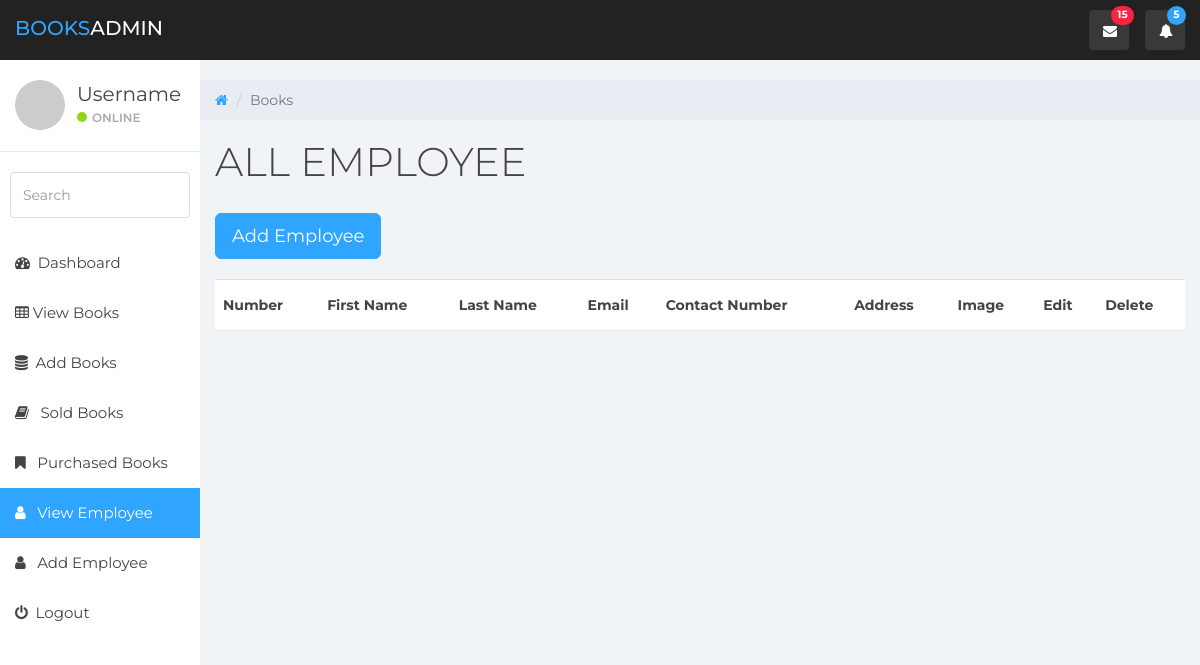
The page /employee.php on the database as committed earlier.
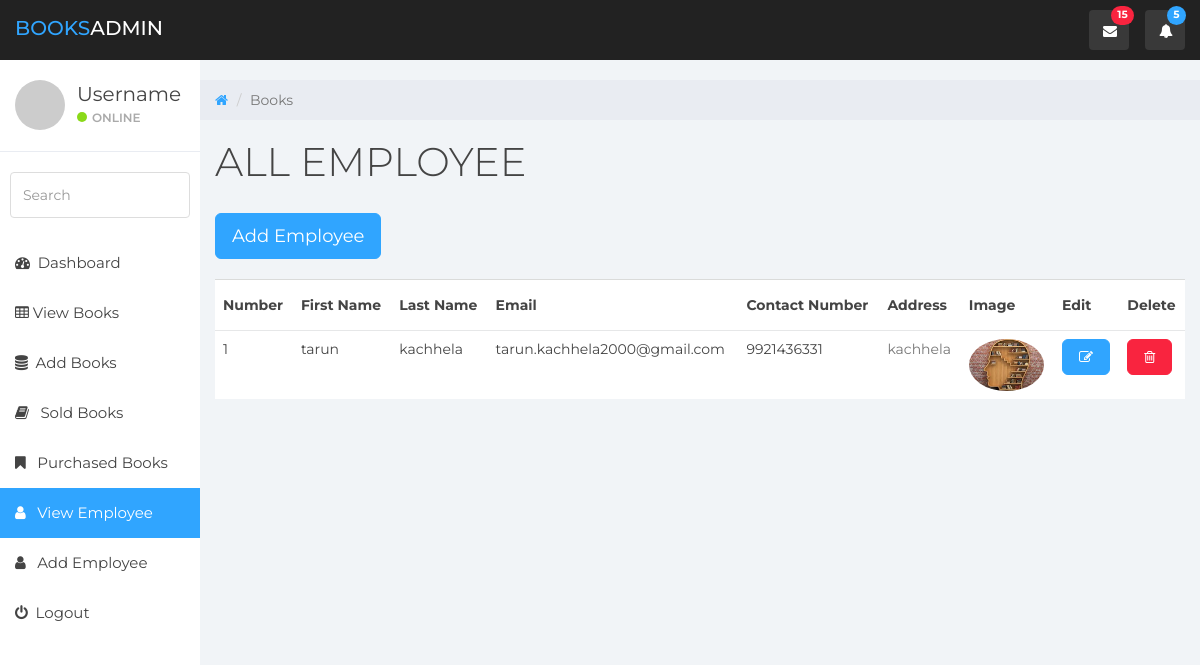
The same page on the database as committed later.
### tables this page shows
CREATE TABLE `employee` (
  `id` int(11) NOT NULL,
  `first_name` varchar(255) NOT NULL,
  `last_name` varchar(255) NOT NULL,
  `email` varchar(255) NOT NULL,
  `gender` varchar(50) NOT NULL,
  `age` int(11) NOT NULL,
  `contact_no` varchar(255) NOT NULL,
  `address` text NOT NULL,
  `image` varchar(255) NOT NULL
);

### pages/view_emp.php (the view, shortened to what this page needs)
<br>
<div class="container-fluid border-top">
    <div class="row">
        <div class="table-responsive">
            <table class="table table-hover">
                <thead>
                <tr>
                    <th>Number</th>
                    <th>First Name</th>
                    <th>Last Name</th>
                    <th>Email</th>
                    <th>Contact Number</th>
                    <th>Address</th>
                    <th>Image</th>
                    <th>Edit</th>
                    <th>Delete</th>
                </tr>
                </thead>
                <tbody>
                <?php
                include_once ("includes/connection.php");
                $query  = "SELECT * FROM employee";
                $rs = mysqli_query($conn,$query);
                $i=0;
                while ($row = mysqli_fetch_assoc($rs)) {
                    $id = $row['id'];
                    $first_name = $row['first_name'];
                    $last_name = $row['last_name'];
                    $address= $row['address'];
                    $contact_no= $row['contact_no'];
                    $email = $row['email'];
                    $image = $row['image'];
                    $i++;
                    echo<<<ROW
<tr>
    <td>$i</td>
    <td>$first_name</td>
    <td>$last_name</td>
    <td>$email</td>
    <td>$contact_no</td>
    <td>$address</td>
    <td><a href=""><img src="images/employee/$image" class="img-rounded img-circle img-responsive" style="width: 75px"></a></td>
    <td><a href="employee.php?source=edit_emp_info&edit_id=$id" class="btn btn-primary btn-lg fa fa-edit"></a></td>
    <td><a href="pages/delete_emp.php?delete_id=$id" class="btn btn-danger btn-lg fa fa-trash-o"></a></td>
</tr>
ROW;
                }
                ?>
                </tbody>
            </table>
        </div>
    </div>
</div>

Rows that differ between the two databases and show on the page:
added employee: first_name "tarun", last_name "kachhela", email "tarun.kachhela2000@gmail.com", contact_no "9921436331", address "kachhela", image (picture)
